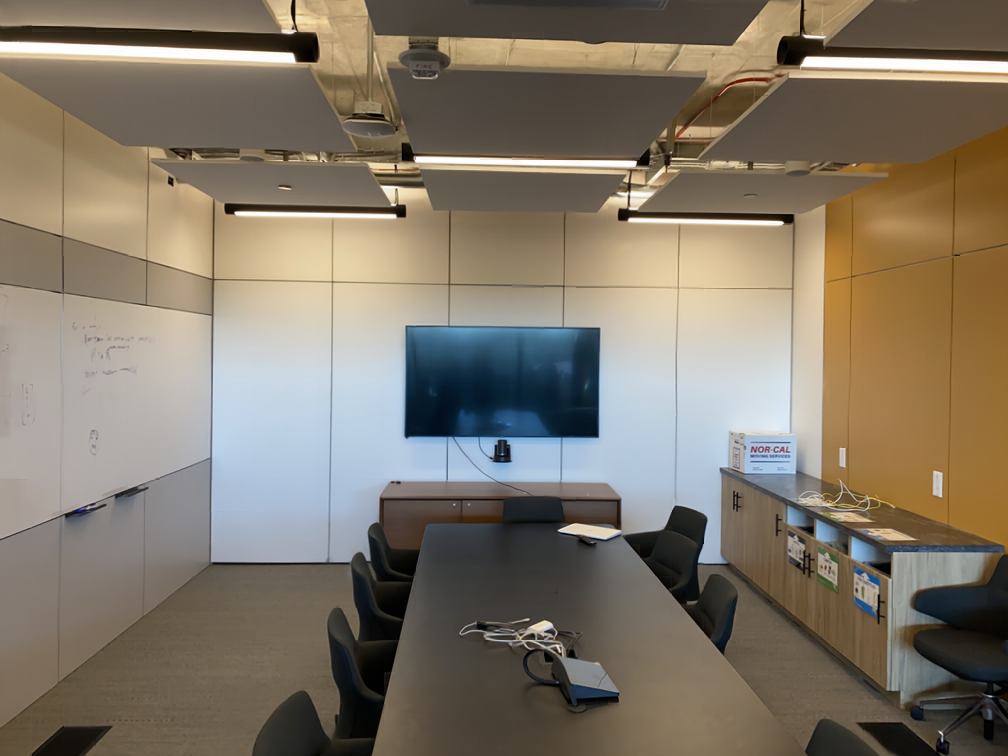
#> input picture test_sr/results/images/calibrated_lowres_canny_aggressive.png, 1008 x 756 px
$ python -i calibrated_lowres_edge_predictor.py   (imports and definitions only)   (older library calls are emulated)
#> lines starting #> are read from the running program, lines starting #| are printed output that depends on the picture; after the words box and inside, x2 and y2 are one past the last pixel; in counts of white or black regions, pixels touching at a corner belong together
#!/usr/bin/env python3
"""
阈值校正的低分辨率边缘检测方法
根据超分倍数自动调整阈值，避免过度替换
"""

import numpy as np
import cv2
from PIL import Image
import matplotlib.pyplot as plt
import os
from skimage.metrics import peak_signal_noise_ratio as psnr

# 设置matplotlib支持中文
plt.rcParams['font.sans-serif'] = ['DejaVu Sans', 'SimHei', 'Arial Unicode MS']
plt.rcParams['axes.unicode_minus'] = False

class CalibratedLowResEdgePredictor:
    """校正阈值的低分辨率边缘检测预测器"""

    def __init__(self, method='canny', mode='balanced', scale_factor=2):
        """
        Args:
            method: 边缘检测方法
            mode: 预设模式
            scale_factor: 超分倍数，用于阈值校正
        """
        self.method = method
        self.mode = mode
        self.scale_factor = scale_factor
        self.fine_tile_size = 32 // scale_factor  # 根据超分倍数调整tile大小
        self.sr_tile_size = 32

        # 基础阈值（高分辨率方法的阈值）
        self.base_thresholds = {
            'canny': {
                'aggressive': 0.047,
                'balanced': 0.094,
                'conservative': 0.141
            },
            'sobel': {
                'aggressive': 29.5,
                'balanced': 58.9,
                'conservative': 88.4
            },
            'gradient': {
                'aggressive': 4.0,
                'balanced': 8.0,
                'conservative': 12.0
            },
            'combined': {
                'aggressive': 0.20,
                'balanced': 0.40,
                'conservative': 0.60
            }
        }

        # 计算校正后的阈值
        base_threshold = self.base_thresholds[method][mode]
        self.threshold = self.calibrate_threshold_for_resolution(base_threshold, scale_factor)

        print(f"🔧 校正阈值的低分辨率边缘检测预测器")
        print(f"方法: {method}")
        print(f"模式: {mode}")
        print(f"超分倍数: {scale_factor}×")
        print(f"基础阈值: {base_threshold:.3f}")
        print(f"校正阈值: {self.threshold:.3f}")
        print(f"校正系数: {self.threshold/base_threshold:.2f}")
        print(f"Fine tile大小: {self.fine_tile_size}×{self.fine_tile_size}")

    def calibrate_threshold_for_resolution(self, base_threshold, scale_factor):
        """
        根据超分倍数校正阈值

        Args:
            base_threshold: 基础阈值（高分辨率方法的阈值）
            scale_factor: 超分倍数

        Returns:
            校正后的阈值
        """
        # 校正策略：低分辨率需要更高阈值来避免过度替换
        if self.method == 'canny':
            # Canny方法的校正策略
            adjustment_factor = 1.0 + (scale_factor - 1) * 0.5  # 对于2×: 1.5倍
        elif self.method == 'sobel':
            # Sobel方法的校正策略
            adjustment_factor = 1.0 + (scale_factor - 1) * 0.4  # 对于2×: 1.4倍
        elif self.method == 'gradient':
            # Gradient方法的校正策略
            adjustment_factor = 1.0 + (scale_factor - 1) * 0.3  # 对于2×: 1.3倍
        elif self.method == 'combined':
            # Combined方法的校正策略
            adjustment_factor = 1.0 + (scale_factor - 1) * 0.4  # 对于2×: 1.4倍
        else:
            adjustment_factor = 1.3  # 默认校正

        return base_threshold * adjustment_factor

    def extract_edge_score(self, tile):
        """提取单个tile的边缘复杂度得分"""
        if tile.max() > 1.0:
            tile = tile.astype(np.float32) / 255.0

        # 转换为灰度图
        if len(tile.shape) == 3:
            gray = cv2.cvtColor((tile * 255).astype(np.uint8), cv2.COLOR_RGB2GRAY)
        else:
            gray = (tile * 255).astype(np.uint8)

        if self.method == 'canny':
            edges = cv2.Canny(gray, 50, 150)
            edge_ratio = np.sum(edges > 0) / edges.size
            return edge_ratio

        elif self.method == 'sobel':
            sobel_x = cv2.Sobel(gray, cv2.CV_64F, 1, 0, ksize=3)
            sobel_y = cv2.Sobel(gray, cv2.CV_64F, 0, 1, ksize=3)
            sobel_magnitude = np.sqrt(sobel_x**2 + sobel_y**2)
            return np.mean(sobel_magnitude)

        elif self.method == 'gradient':
            grad_x = np.gradient(gray.astype(np.float32), axis=1)
            grad_y = np.gradient(gray.astype(np.float32), axis=0)
            gradient_magnitude = np.sqrt(grad_x**2 + grad_y**2)
            return np.mean(gradient_magnitude)

        elif self.method == 'combined':
            # Canny边缘比例
            edges = cv2.Canny(gray, 50, 150)
            canny_score = np.sum(edges > 0) / edges.size

            # Sobel边缘密度
            sobel_x = cv2.Sobel(gray, cv2.CV_64F, 1, 0, ksize=3)
            sobel_y = cv2.Sobel(gray, cv2.CV_64F, 0, 1, ksize=3)
            sobel_magnitude = np.sqrt(sobel_x**2 + sobel_y**2)
            sobel_score = min(np.mean(sobel_magnitude) / 50.0, 1.0)

            # 梯度统计
            grad_x = np.gradient(gray.astype(np.float32), axis=1)
            grad_y = np.gradient(gray.astype(np.float32), axis=0)
            gradient_magnitude = np.sqrt(grad_x**2 + grad_y**2)
            gradient_score = min(np.mean(gradient_magnitude) / 30.0, 1.0)

            # 加权组合
            combined_score = 0.5 * canny_score + 0.3 * sobel_score + 0.2 * gradient_score
            return combined_score

        else:
            raise ValueError(f"Unknown method: {self.method}")

    # [4 lines left out: function should_replace_tile, not called in this run]

    def create_replacement_mask(self, fine_img):
        """
        在fine图像上创建替换掩码

        Returns:
            replacement_mask: 与fine图像同尺寸的布尔掩码
        """
        h, w = fine_img.shape[:2]
#> h = 756; w = 1008
        tile_h, tile_w = h // self.fine_tile_size, w // self.fine_tile_size
#> tile_h = 47; tile_w = 63

        # 创建掩码
        replacement_mask = np.zeros((h, w), dtype=bool)
        tile_decisions = []

        print(f"在fine图像({h}×{w})上分析 {tile_h}×{tile_w} = {tile_h*tile_w} 个tiles...")
#> (printed output is left out)

        for i in range(tile_h):
            for j in range(tile_w):
                h_start = i * self.fine_tile_size
                h_end = (i + 1) * self.fine_tile_size
                w_start = j * self.fine_tile_size
                w_end = (j + 1) * self.fine_tile_size

                fine_tile = fine_img[h_start:h_end, w_start:w_end]

                # 在fine分辨率上判断
                edge_score = self.extract_edge_score(fine_tile)
                should_replace = edge_score > self.threshold

                tile_decisions.append({
                    'tile_coord': (i, j),
                    'edge_score': edge_score,
                    'should_replace': should_replace
                })

                if should_replace:
                    replacement_mask[h_start:h_end, w_start:w_end] = True
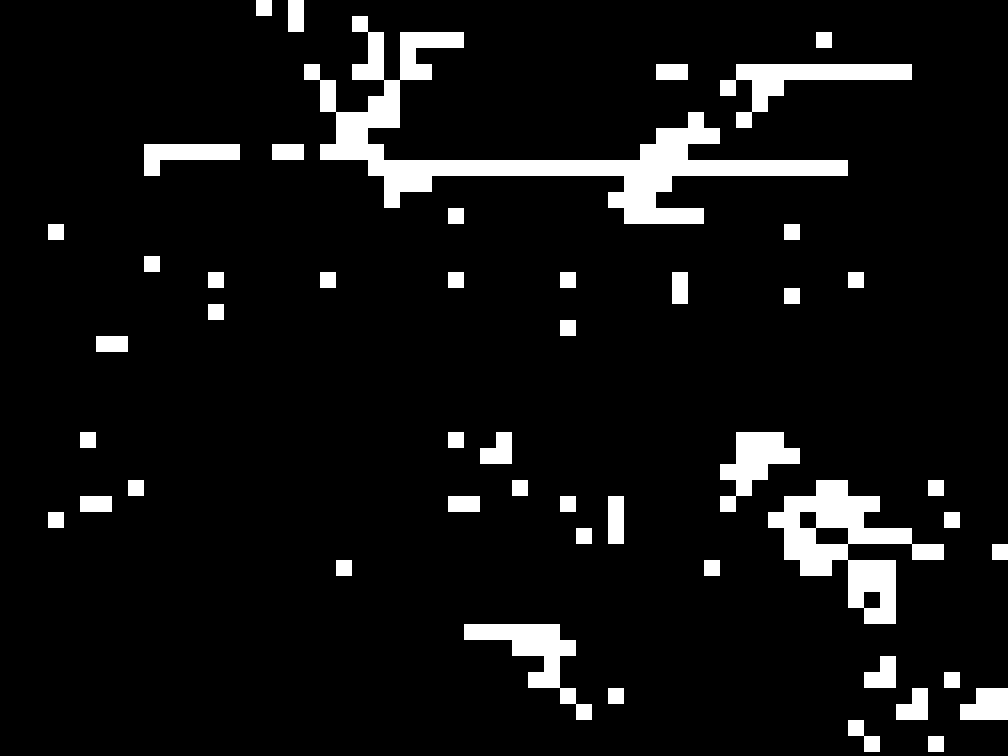
#> replacement_mask: shape (756, 1008) bool; 7.7% white; 48 white regions, largest, box (x1, y1, x2, y2) and area: (304, 16, 848, 224) 20736, (768, 480, 944, 624) 9472, (720, 64, 912, 128) 4096

        replaced_tiles = sum(1 for d in tile_decisions if d['should_replace'])
        print(f"Fine图像分析完成: {replaced_tiles}/{len(tile_decisions)} tiles需要替换 ({replaced_tiles/len(tile_decisions)*100:.1f}%)")
#| Fine图像分析完成: 230/2961 tiles需要替换 (7.8%)

        return replacement_mask, tile_decisions

    # [174 lines left out: functions upscale_mask, test_calibrated_method, compare_before_after_calibration, not called in this run]

# [41 lines not run here, left out]

>>> import cv2
>>> picture = cv2.cvtColor(cv2.imread('../results/images/calibrated_lowres_canny_aggressive.png'), cv2.COLOR_BGR2RGB)
>>> result = CalibratedLowResEdgePredictor().create_replacement_mask(picture)
